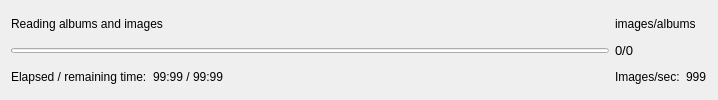
         <widget class="QWidget" name="pnlProgress" native="true">
          <property name="maximumSize">
           <size>
            <width>16777215</width>
            <height>16777215</height>
           </size>
          </property>
          <layout class="QGridLayout" name="gridLayout_18">
           <item row="0" column="3" colspan="2">
            <widget class="QLabel" name="lblProgressDesc">
             <property name="text">
              <string>images/albums</string>
             </property>
            </widget>
           </item>
           <item row="0" column="0" colspan="2">
            <widget class="QLabel" name="lblProgressTitle">
             <property name="text">
              <string>Reading albums and images</string>
             </property>
            </widget>
           </item>
           <item row="1" column="3">
            <widget class="QLabel" name="lblProgress">
             <property name="minimumSize">
              <size>
               <width>60</width>
               <height>0</height>
              </size>
             </property>
             <property name="font">
              <font>
               <family>Arial</family>
               <pointsize>10</pointsize>
               <weight>50</weight>
               <bold>false</bold>
              </font>
             </property>
             <property name="text">
              <string>0/0</string>
             </property>
            </widget>
           </item>
           <item row="2" column="0">
            <widget class="QLabel" name="lblRemainingTimeTitle">
             <property name="text">
              <string>Elapsed / remaining time:</string>
             </property>
            </widget>
           </item>
           <item row="2" column="3">
            <widget class="QLabel" name="label_43">
             <property name="text">
              <string>Images/sec:</string>
             </property>
            </widget>
           </item>
           <item row="2" column="1">
            <widget class="QLabel" name="lblRemainingTime">
             <property name="text">
              <string>99:99 / 99:99</string>
             </property>
            </widget>
           </item>
           <item row="2" column="2">
            <spacer name="horizontalSpacer_2">
             <property name="orientation">
              <enum>Qt::Horizontal</enum>
             </property>
             <property name="sizeHint" stdset="0">
              <size>
               <width>379</width>
               <height>13</height>
              </size>
             </property>
            </spacer>
           </item>
           <item row="1" column="0" colspan="3">
            <widget class="QProgressBar" name="progressBar">
             <property name="sizePolicy">
              <sizepolicy hsizetype="Expanding" vsizetype="Fixed">
               <horstretch>0</horstretch>
               <verstretch>0</verstretch>
              </sizepolicy>
             </property>
             <property name="maximumSize">
              <size>
               <width>16777215</width>
               <height>5</height>
              </size>
             </property>
             <property name="value">
              <number>0</number>
             </property>
             <property name="textVisible">
              <bool>false</bool>
             </property>
             <property name="format">
              <string>%p%</string>
             </property>
            </widget>
           </item>
           <item row="2" column="4">
            <widget class="QLabel" name="lblImagesPerSec">
             <property name="text">
              <string>999</string>
             </property>
            </widget>
           </item>
          </layout>
         </widget>
